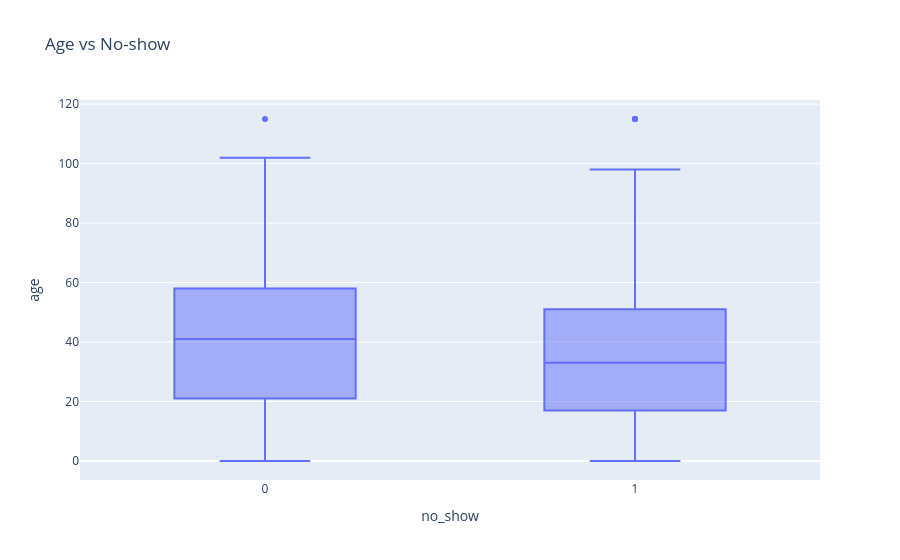

Write notebook code for a chart like this one.
### Code cell
fig = px.box(df, x='no_show', y='age',title="Age vs No-show")
fig.show()

### Figure 1 — Plotly figure (JSON) as saved in the notebook; plotly's stock layout.template omitted (floating-point values rounded to 4 significant figures; data arrays with more than 128 entries replaced by an {"elided": "..."} marker saying what was removed)
{"data": [{"alignmentgroup": "True", "hovertemplate": "no_show=%{x}<br>age=%{y}<extra></extra>", "legendgroup": "", "marker": {"color": "#636efa"}, "name": "", "notched": false, "offsetgroup": "", "orientation": "v", "showlegend": false, "type": "box", "x": {"elided": "71959 int values"}, "x0": " ", "xaxis": "x", "y": {"elided": "71959 int values"}, "y0": " ", "yaxis": "y"}], "layout": {"boxmode": "group", "legend": {"tracegroupgap": 0}, "title": {"text": "Age vs No-show"}, "xaxis": {"anchor": "y", "domain": [0, 1], "title": {"text": "no_show"}}, "yaxis": {"anchor": "x", "domain": [0, 1], "title": {"text": "age"}}}}
